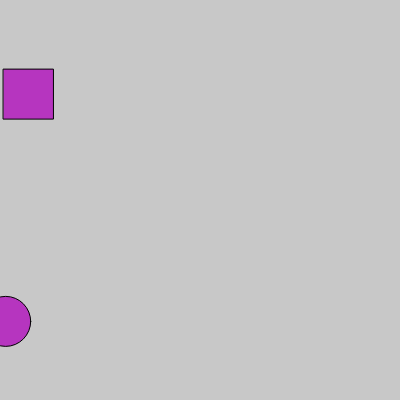
Frame 1 (no input)
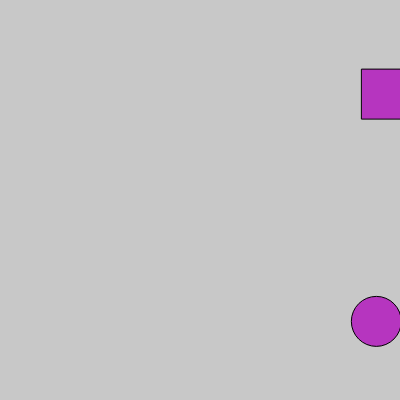
Frame 60 (no input)
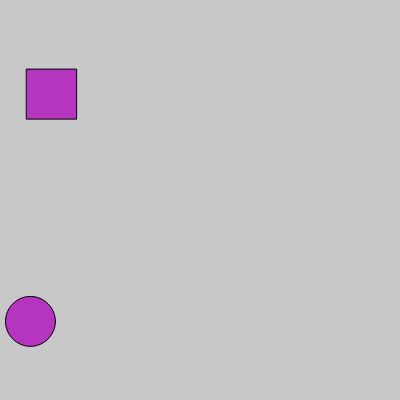
Frame 120 (the mouse pressed at the canvas centre since frame 60)

The p5.js sketch that drew these frames (run headless with seeded random() and noise() and a simulated clock; from frame 60 on, the mouse is pressed at the canvas centre):

// p5.js sketch
// ── sketch.js
var balln =[];

function setup() {
  createCanvas(400, 400);

  let r = random(0, 255);
  let g =random(0, 255);
  let b = random(0, 255);

for (let i = 0; i < 2; i++) {
  balln[i] = {
      x: random(20),
      y: random(height),
      dx: random(-3, 3),
    }
    fill(r, g, b)
}
}
function draw() {
  background(200);

  balln[0].x += balln[0].dx;
  balln[0].dx += 0.25;
  circle(balln[0].x, balln[0].y, 50);

  balln[1].x += balln[1].dx;
  balln[1].dx += 0.25;
  rect(balln[1].x, balln[1].y, 50);

  // if the object hits the bottom of the canvas
  // make it go up instead of down

  if (balln[0].x >= width) {
    balln[0].dx = -0.95 * balln[0].dx;
  }
  if (balln[1].x >= width) {
    balln[1].dx = -0.95 * balln[1].dx;
  }
}
